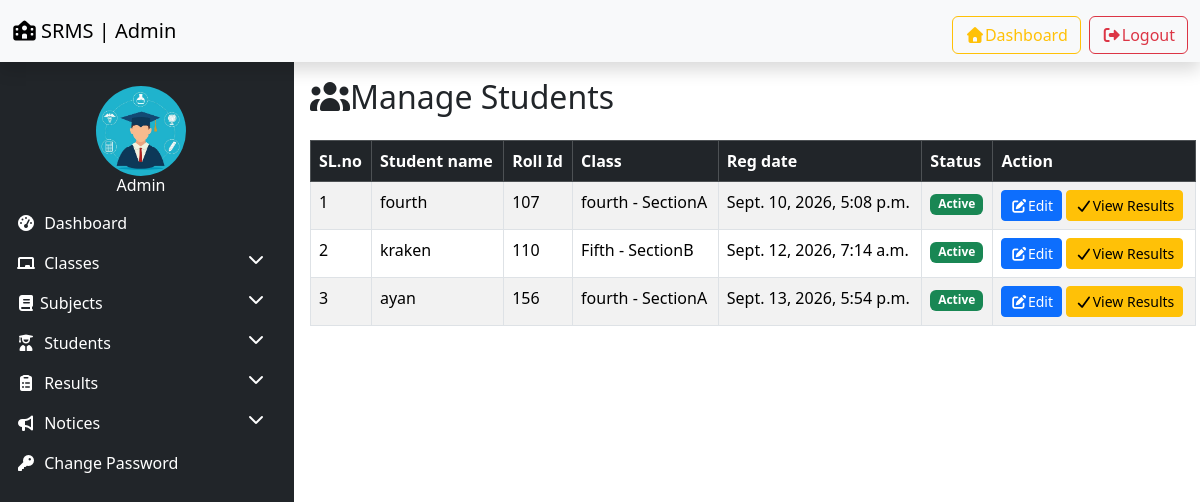
The app's page /manage_students/ (signed in) with its own data.
### resultapp/models.py (models this page shows, shortened)
class Student(models.Model):
    GRNDER_CHOICES = (
        ('Male','Male'),
        ('Female','Female'),
    )
    name = models.CharField(max_length=100)
    roll_id = models.CharField(max_length=30)
    email = models.EmailField(max_length=50)
    gender = models.EmailField(max_length=10,choices=GRNDER_CHOICES)
    dob = models.CharField(max_length=100)
    student_class = models.ForeignKey(Class,on_delete=models.SET_NULL,null=True)
    reg_date = models.DateTimeField(auto_now_add=True)
    updation_date = models.DateTimeField(auto_now=True)
    status = models.IntegerField(default=1)

class Class(models.Model):
    class_name = models.CharField(max_length=50)
    class_numeric = models.IntegerField()
    section = models.CharField(max_length=20)
    creation_date = models.DateTimeField(auto_now_add=True)
    updation_date = models.DateTimeField(auto_now=True)

### resultapp/views.py (the view)
# urls.py: path('manage_students/',manage_students, name='manage_students'),
@login_required
def manage_students(request):
    students = Student.objects.all()
    return render(request,'manage_students.html',locals())

### resultapp/templates/manage_students.html (shortened to what this page needs)
{% extends 'admin_base.html' %}
{% load static %}
{% block content %}
<div>
   <h2 class="mb-4"><i class="fas fa-users "></i>Manage Students</h2>
            <table class="table table-bordered table-striped">
                <thead class="table-dark">
                    <tr>
                        <th>SL.no</th>
                        <th>Student name</th>
                        <th>Roll Id</th>
                        <th>Class</th>
                        <th>Reg date</th>
                        <th>Status</th>
                        <th>Action</th>
                    </tr>
                </thead>
                <tbody>
                    {% for i in students %}
                    <tr>
                        <td>{{forloop.counter}}</td>
                        <td>{{i.name}}</td>
                        <td>{{i.roll_id}}</td>
                        <td>{{i.student_class.class_name}} - Section{{i.student_class.section}}</td>
                        <td>{{i.reg_date}}</td>
                        <td>
                            {% if i.status == 1 %}
                            <span class="badge  bg-success">Active</span>
                            {% else %}
                            <span class="badge  bg-danger">Inactive</span>
                            {% endif %}
                        </td>
                        <td>
                            <a href="{% url 'edit_student' i.id %}" class="btn btn-primary btn-sm"><i class ="fas fa-edit"></i>Edit</a>
                            <a href="" class="btn btn-warning btn-sm"><i class ="fas fa-check"></i>View Results</a>
                        </td>
                    </tr>
                       {% empty %}
                    <tr>
                        <td colspan="7" class="text-center">No Students found.</td>
                    </tr>
                    {% endfor %}
                </tbody>
            </table>
</div>
{% endblock %}

### records on screen
Student: name "fourth", roll_id "107", student_class.class_name "fourth", student_class.section "A", reg_date "Sept. 10, 2026, 5:08 p.m.", status "Active"
Student: name "kraken", roll_id "110", student_class.class_name "Fifth", student_class.section "B", reg_date "Sept. 12, 2026, 7:14 a.m.", status "Active"
Student: name "ayan", roll_id "156", student_class.class_name "fourth", student_class.section "A", reg_date "Sept. 13, 2026, 5:54 p.m.", status "Active"
